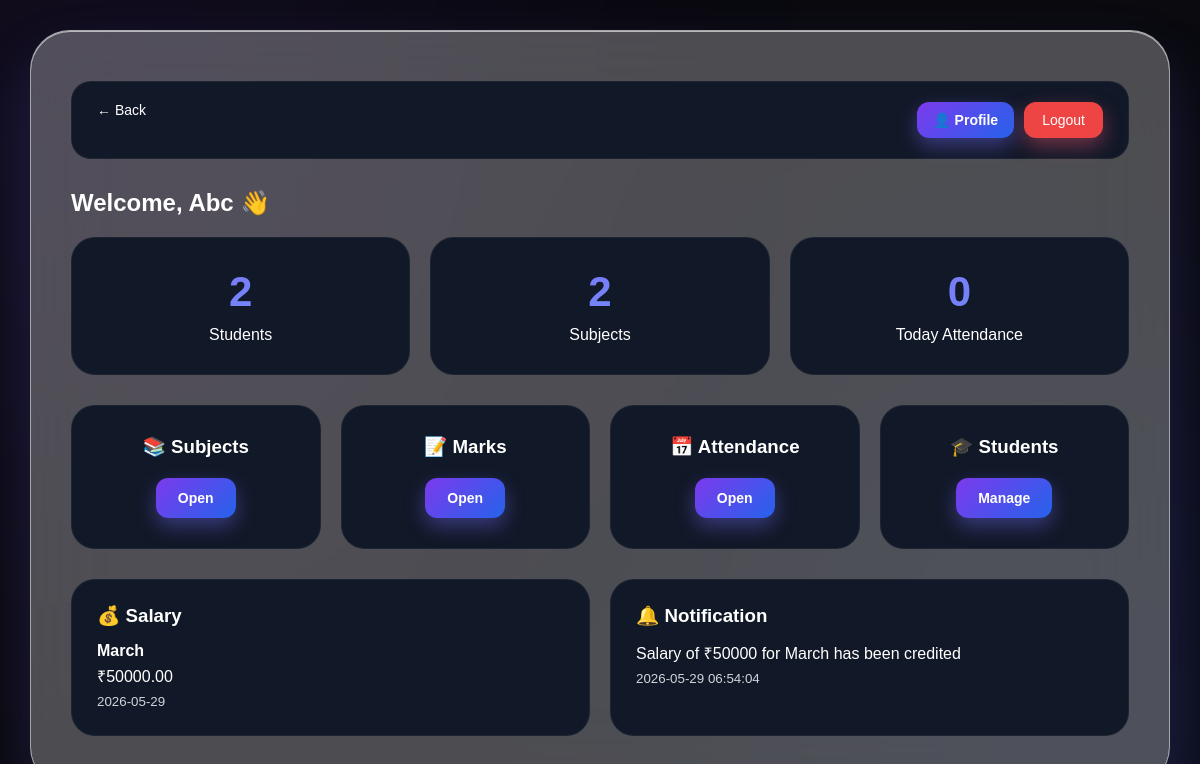
Screenshot of /teacher_dashboard.php (signed in) with the database file from the repository.
### tables this page shows
CREATE TABLE `salary_payments` (
  `id` int NOT NULL AUTO_INCREMENT,
  `teacher_id` int NOT NULL,
  `amount` decimal(10,2) NOT NULL,
  `payment_date` date NOT NULL,
  `payment_method` varchar(50) DEFAULT NULL,
  `transaction_id` varchar(100) DEFAULT NULL,
  `principal_id` int NOT NULL,
  `month` varchar(20) DEFAULT NULL,
  PRIMARY KEY (`id`)
);

CREATE TABLE `notifications` (
  `id` int NOT NULL AUTO_INCREMENT,
  `teacher_id` int DEFAULT NULL,
  `message` text,
  `is_read` tinyint(1) DEFAULT '0',
  `created_at` timestamp NULL DEFAULT CURRENT_TIMESTAMP,
  PRIMARY KEY (`id`)
);

### teacher_dashboard.php (the view, shortened to what this page needs)
<?php
include("db.php");
$teacher_id   = $_SESSION['teacher_id'];
$teacher_name = $_SESSION['teacher_name'];
$student_count = mysqli_fetch_assoc(mysqli_query($conn,
"SELECT COUNT(*) as total FROM students WHERE teacher_id='$teacher_id'"
))['total'];
$subject_count = mysqli_fetch_assoc(mysqli_query($conn,
"SELECT COUNT(*) as total FROM subjects WHERE teacher_id='$teacher_id'"
))['total'];
$today = date("Y-m-d");
$attendance_today = mysqli_fetch_assoc(mysqli_query($conn,"
SELECT COUNT(*) as total
FROM attendance
WHERE teacher_id='$teacher_id' AND attendance_date='$today'
"))['total'];
$salary_data = mysqli_fetch_assoc(mysqli_query($conn,
"SELECT * FROM salary_payments
WHERE teacher_id='$teacher_id'
ORDER BY id DESC LIMIT 1"
));
$note = mysqli_fetch_assoc(mysqli_query($conn,
"SELECT * FROM notifications
WHERE teacher_id='$teacher_id'
ORDER BY id DESC LIMIT 1"
));
?>
<!DOCTYPE html>
<html>
<head>
<link rel="stylesheet" href="style.css">
</head>
<body>
<div class="glass">
    <div class="top-bar">
        <a href="index.php" class="back">← Back</a>
        <div style="display:flex; gap:10px;">
            <a href="teacher_profile.php" class="btn small-btn">👤 Profile</a>
            <a href="logout.php" class="logout">Logout</a>
        </div>
    </div>
    <h2>Welcome, <?php echo $teacher_name; ?> 👋</h2>
    <div class="stats">
        <div class="stat-card">
            <h2><?php echo $student_count; ?></h2>
            <p>Students</p>
        </div>
        <div class="stat-card">
            <h2><?php echo $subject_count; ?></h2>
            <p>Subjects</p>
        </div>
        <div class="stat-card">
            <h2><?php echo $attendance_today; ?></h2>
            <p>Today Attendance</p>
        </div>
    </div>
    <div class="actions">
        <div class="action-card">
            <h3>📚 Subjects</h3>
            <a href="subject.php" class="btn">Open</a>
        </div>
        <div class="action-card">
            <h3>📝 Marks</h3>
            <a href="marks.php" class="btn">Open</a>
        </div>
        <div class="action-card">
            <h3>📅 Attendance</h3>
            <a href="attendance.php" class="btn">Open</a>
        </div>
        <div class="action-card">
            <h3>🎓 Students</h3>
            <a href="students.php" class="btn">Manage</a>
        </div>
    </div>
    <div class="widgets">
        <div class="widget">
            <h3>💰 Salary</h3>
            <?php if($salary_data){ ?>
                <p><b><?php echo $salary_data['month']; ?></b></p>
                <p>₹<?php echo $salary_data['amount']; ?></p>
                <small><?php echo $salary_data['payment_date']; ?></small>
            <?php } else { ?>
                <p>No salary data</p>
            <?php } ?>
        </div>
        <div class="widget">
            <h3>🔔 Notification</h3>
            <?php if($note){ ?>
                <p><?php echo $note['message']; ?></p>
                <small><?php echo $note['created_at']; ?></small>
            <?php } else { ?>
                <p>No notifications</p>
            <?php } ?>
        </div>
    </div>
</div>
</body>
</html>

### style.css (style rules this page uses)
* { margin:0; padding:0; box-sizing:border-box; font-family:-apple-system, BlinkMacSystemFont, "Segoe UI", sans-serif; }
body { min-height:100vh; display:flex; justify-content:center; align-items:center; background: radial-gradient(circle at 20% 30%, rgba(170,160,255,0.5), transparent 50%), radial-gradient(circle at 80% 70%, rgba(120,200,255,0.4), transparent 50%), linear-gradient(135deg,#dcd6f7,#cfd9ff,#d7e3ff); padding:20px; }
.glass { width:100%; max-width:1100px; padding:50px 40px; border-radius:40px; background:rgba(255,255,255,0.28); backdrop-filter:blur(50px); -webkit-backdrop-filter:blur(50px); border:1px solid rgba(255,255,255,0.5); box-shadow: 0 30px 60px rgba(120,110,255,0.2), inset 0 1px 0 rgba(255,255,255,0.6); }
h1, h2, h3 { color:#222; margin-bottom:20px; }
.btn { display:inline-block; padding:10px 24px; border-radius:25px; background:linear-gradient(135deg,#7f8cff,#5bc6ff); color:white; text-decoration:none; font-size:14px; border:none; cursor:pointer; transition:0.3s ease; box-shadow:0 8px 20px rgba(120,110,255,0.4); }
.logout { padding:10px 22px; border-radius:25px; background:linear-gradient(135deg,#ff7f9f,#ff5f7f); color:white; text-decoration:none; font-size:14px; box-shadow:0 8px 20px rgba(255,90,120,0.4); }
.back { display:inline-block; margin-bottom:20px; text-decoration:none; font-size:14px; color:#555; }

### teacher_dashboard.php (style rules this page uses)
* { margin:0; padding:0; box-sizing:border-box; font-family:'Poppins',sans-serif; }
body { background:#0a0a0f; min-height:100vh; padding:30px; color:white; overflow-x:hidden; }
body::before { content:''; position:fixed; width:500px; height:500px; background:#7c3aed; filter:blur(220px); opacity:.15; top:-150px; left:-150px; z-index:-1; }
body::after { content:''; position:fixed; width:500px; height:500px; background:#2563eb; filter:blur(220px); opacity:.15; bottom:-150px; right:-150px; z-index:-1; }
.glass { max-width:1400px; margin:auto; }
h1,h2,h3,h4,h5,h6 { color:#ffffff; }
.top-bar { display:flex; justify-content:space-between; align-items:center; background:#111827; padding:20px 25px; border-radius:20px; margin-bottom:30px; border:1px solid rgba(255,255,255,.05); }
.back { color:white; text-decoration:none; font-weight:500; }
.logout { text-decoration:none; color:white; background:#ef4444; padding:10px 18px; border-radius:12px; transition:.3s; }
.stats { display:grid; grid-template-columns:repeat(auto-fit,minmax(220px,1fr)); gap:20px; margin-bottom:30px; }
.stat-card { background:#111827; padding:30px; border-radius:24px; text-align:center; border:1px solid rgba(255,255,255,.05); transition:.3s; }
.stat-card h2 { font-size:42px; margin-bottom:10px; background:linear-gradient(135deg,#8b5cf6,#60a5fa); -webkit-background-clip:text; -webkit-text-fill-color:transparent; }
.stat-card p { color:#ffffff; font-size:16px; }
.actions { display:grid; grid-template-columns:repeat(auto-fit,minmax(220px,1fr)); gap:20px; margin-bottom:30px; }
.action-card { background:#111827; padding:30px; border-radius:24px; text-align:center; border:1px solid rgba(255,255,255,.05); transition:.3s; }
.action-card h3 { margin-bottom:20px; color:#ffffff; }
.btn { display:inline-block; text-decoration:none; padding:12px 22px; border-radius:12px; color:white; background:linear-gradient(135deg,#7c3aed,#2563eb); font-weight:600; transition:.3s; }
.small-btn { padding:10px 16px; font-size:14px; }
.widgets { display:grid; grid-template-columns:1fr 1fr; gap:20px; }
.widget { background:#111827; padding:25px; border-radius:24px; border:1px solid rgba(255,255,255,.05); }
.widget h3 { margin-bottom:15px; color:white; }
.widget p { color:white; margin-bottom:5px; }
.widget small { color:#d1d5db; }

### rows the page displays
salary_payments: month "March", amount "50000.00", payment_date "2026-05-29"
notifications: message "Salary of ₹50000 for March has been credited", created_at "2026-05-29 06:54:04"

### other values shown
$teacher_name "Abc"
$student_count "2"
$subject_count "2"
$attendance_today "0"
